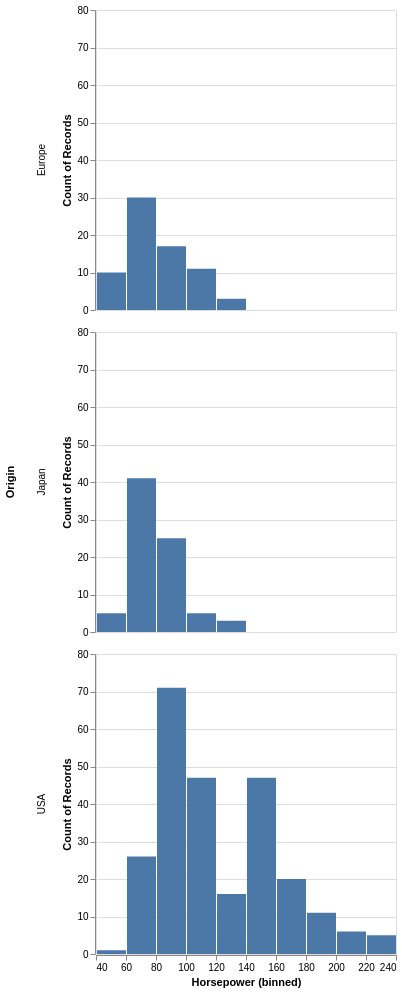

Describe this chart as a Vega-Lite specification.
### Vega-Lite specification from a JSON file in a GitHub repository (floating-point values rounded to 4 significant figures; data arrays with more than 128 entries replaced by an {"elided": "..."} marker saying what was removed)
{"$schema": "https://vega.github.io/schema/vega-lite/v4.json", "data": {"values": {"elided": "406 records"}}, "mark": "bar", "encoding": {"x": {"bin": {"maxbins": 15}, "field": "Horsepower", "type": "quantitative"}, "y": {"aggregate": "count", "type": "quantitative"}, "row": {"field": "Origin", "type": "nominal", "header": {"labelAngle": -90}}}}
